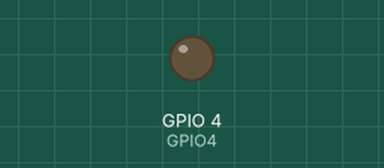
Simulated run of this sketch. Board: ESP32. On the bench: output pins drawn as LEDs (lit = HIGH).

Above: at 0.3 s.
Timing chart, 0 to 1.8 s (numbered marks = the images above):
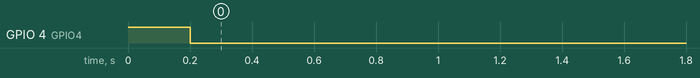

Measured:
- by itself, GPIO 4 (GPIO4): LOW → HIGH at 0.00 s, → LOW 0.20 s later

The sketch:

ESP32_SerialPort.ino
```cpp
/*
Serial port demonstration with GPIO4 blink
To show the effective of serial functional need to
connect port to PC as the following:-

|-------|                      |---------|
|       |                      |         |
|       |      |--------------||         |
| ESP32 |<---->| UART <-> USB ||   PC    |
|       |      |--------------||         |
|       |                      |         |
|-------|                      |---------|


*/

#define TXD2 17
#define RXD2 16

const int GPIO4=4;
String myData;

void setup() {
	Serial2.begin(9600, SERIAL_8N1, RXD2, TXD2);
  pinMode(GPIO4, OUTPUT);
}

void loop() {
	digitalWrite(GPIO4, HIGH);
  delay(200);
  digitalWrite(GPIO4, LOW);
  Serial2.println("Serial port from ESP32 DevKit3_V4");
  Serial2.print("Wait for input: ");

  //Wait for user input
  while (Serial2.available()==0) {}
    myData = Serial2.readStringUntil('\r\t');
    Serial2.println("Data read: " + myData);


  delay (2000); //Delay 2 seconds

}
```
